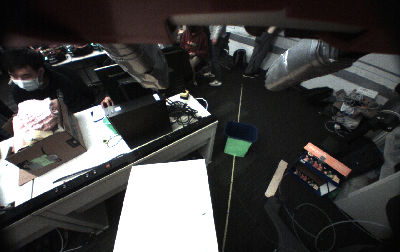
#> input picture final_50.png, 400 x 252 px, found by its file name
$ python bin_detection.py
#> lines starting #> are read from the running program, lines starting #| are printed output that depends on the picture; after the words box and inside, x2 and y2 are one past the last pixel; in counts of white or black regions, pixels touching at a corner belong together
#> further down, img is the input picture: shape (252, 400, 3); mean B, G, R 68.2, 69, 69.9
import sys
import numpy as np
import cv2
import matplotlib.pyplot as plt
from PIL import Image


def bin_detection(im):
    """
    im - RGB image numpy array
    """
    # define the lower and upper boundaries of the green ball in the HSV color space
    # lower_boundary = (70, 70, 100)
    # upper_boundary = (100, 200, 200)


    #lower = [55, 105, 55]
    lower = [50, 100, 50]
    upper = [140, 170, 100]

    # create NumPy arrays from the boundaries
    lower = np.array(lower, dtype = "uint8")
    upper = np.array(upper, dtype = "uint8")
    # find the colors within the specified boundaries and apply
    # the mask
    mask = cv2.inRange(im, lower, upper)
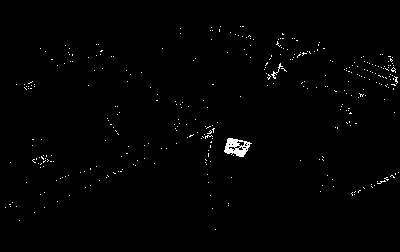
#> mask: shape (252, 400); 0.91% white in thin lines or dots, all inside (x1, y1, x2, y2) = (5, 26, 399, 230)
    mask = cv2.erode(mask, None, iterations=2)
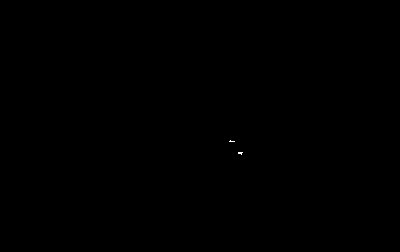
#> mask: shape (252, 400); 0.02% white in thin lines or dots, all inside (x1, y1, x2, y2) = (229, 140, 243, 155)
    # restore cluster mass after erosion
    mask = cv2.dilate(mask, None, iterations=2)
#> mask: shape (252, 400); 0.11% white; 2 white regions
    contours = cv2.findContours(mask.copy(), cv2.RETR_EXTERNAL, cv2.CHAIN_APPROX_SIMPLE)[1]
#> contours = 2 contours; box (x1, y1, x2, y2) and area: (236, 150, 245, 157) 44, (227, 138, 237, 144) 41
    pixel = None

    #only pick the center contours
    if len(contours) > 0:
        # find the largest contour in the mask
        max_contour = max(contours, key=cv2.contourArea)
#> max_contour = [[236, 150], [236, 155], [238, 155], [239, 156], [243, 156], [243, 155], [244, 154], [244, 150]]
        max_contour = max_contour.reshape((max_contour.shape[0],2))
        right_edge, left_edge = np.max(max_contour[:,0]), np.min(max_contour[:,0])
#> right_edge = 244; left_edge = 236
        center_x = (right_edge + left_edge) / 2
#> center_x = 240
        pixel = point_ontop(max_contour, center_x)
    # [4 lines of commented-out code are left out]
    return pixel

def point_ontop(contour, x_coord):
    """
    Compute point along top edge of contour at x_coord
    """
#> called with contour = array of shape (8, 2), x_coord = 240
    candidates = []
    for pt in contour:
        if abs(pt[0] - x_coord) <= 5:
            candidates.append(pt)
#> this loop made 8 passes
#> after the loop, candidates has the same summary as max_contour in bin_detection
    candidates = np.array(candidates)
    # candidates = np.where(contour, np.abs(contour[:, 0] - x_coord) <= 1)
    return candidates[np.argmin(candidates[:, 1])]


def calculate_distance(pixel):
    distance = -0.73170731707317 * pixel[1] + 157.80487804878
    return distance

def calculate_angle(pixel):
    center_x_coordinate = 200
    angleperpixel = 1/1 # TODO
    angle = (center_x_coordinate - pixel[0]) * angleperpixel
    return angle

"""
def bin_pose_estimation(pixel, camera_pose, camera_rotation, intrinsic_matrix, floor_height=0, shift_to_center=0.2):

    pixel - (x,y) in pxls of pxl below center of mass on the edge of bin/ground
    camera_pose - (x,y,z) in meters of camera position
    camera_rotation - 3x3 matrix that rotates from camera reference frame to robot base reference frame (z is up)
    intrinsic_matrix - 3x2 matrix that maps pixel coordinates to homogenous coordinates in meters
    floor_height - z coordinate of floor plane in robot base reference frame
    shift_to_center - distance from edge of bin to center of bin

    Returns estimated bin pose in robot reference frame

    homogenous_coords = intrinsic_matrix @ pixel
    ray = camera_rotation @ homogenous_coords

    ray_dist = (floor_height - camera_pose.z) / ray.z
    bin_pose = camera_pose + ray * ray_dist
    xy_ray = np.array([ray[0], ray[1], 0])
    xy_ray = xy_ray/np.linalg.norm(xy_ray)

    bin_center_pose = bin_pose + shift_to_center * xy_ray
    return bin_center_pose
"""

def bin_cartesian_to_polar(pose, reference):
    """
    pose - (x,y,z) of bin in robot reference frame
    reference - (x,y,z) of elbow in robot reference frame

    Returns angle and distance from elbow to bin (only considering the xy plane)
    """
    xy_vec = (pose - reference)[:2]
    angle = np.atan2(xy_vec[1], xy_vec[0])
    distance = np.linalg.norm(xy_vec)
    return angle, distance

if __name__ == "__main__":
    img = cv2.imread("/Users/edouardvindevogel/robotics-ball-throwing/lab_imgs/final_50.png")
    pixel = bin_detection(img)
#> in bin_detection, `pixel = point_ontop(max_contour, center_x)`: pixel = [236, 150]
#> pixel = [236, 150]
    distance = calculate_distance(pixel)
#> in calculate_distance, `distance = -0.73170731707317 * pixel[1] + 157.80487804878`: distance = 48.05
#> distance = 48.05
    angle = calculate_angle(pixel)
#> in calculate_angle, `angle = (center_x_coordinate - pixel[0]) * angleperpixel`: angle = -36
#> angle = -36
    # [5 lines of commented-out code are left out]
